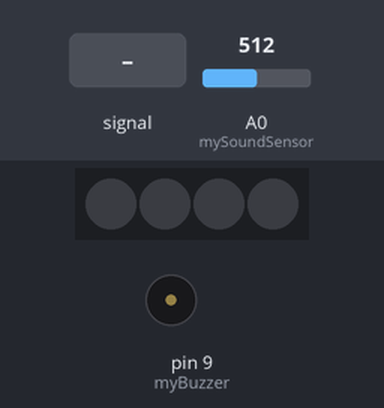
Recording of a sketch running on a simulated Arduino Uno, built with avr-gcc and run on an emulated ATmega328P. On the bench: 4 RGB LEDs in strip order, left to right, buzzer (waves = sounding). The inputs (shaded band) are chosen by the test bench; at power-on: A0 (mySoundSensor) = 512. Dim RGB values are drawn brighter than linear.

Above: at 1.2 s.
1.3 s: A0 (mySoundSensor) fed a 200 Hz sine of ±255 counts around its level
At 1.7 s:
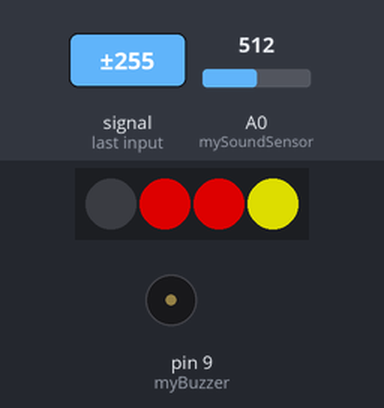
At 2.5 s:
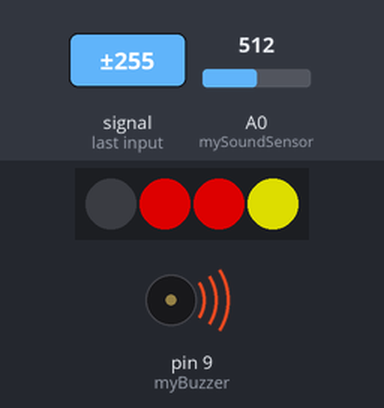
Timing chart, 0 to 10.3 s (numbered marks = the images above; inputs shaded):
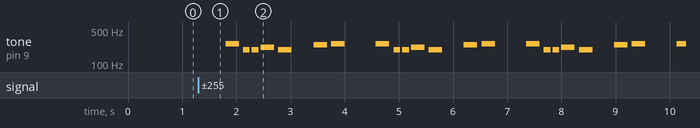

The sketch:

led_control.ino
```cpp
/*

* Main Arduino

* Version 20190703

* Read sound data every 0.1 sec

* If sound is larger than LOUD_SOUND,

* buzzer_melody, led_blink

*/

#include "pitches.h"

#include <Adafruit_NeoPixel.h>
#ifdef __AVR__
#include <avr/power.h> // Required for 16 MHz Adafruit Trinket
#endif

#define LED_PIN  6 // On Trinket or Gemma, suggest changing this to 1
#define LED_COUNT 4 // LED 갯수
#define BRIGHTNESS 255

Adafruit_NeoPixel pixels(LED_COUNT, LED_PIN, NEO_GRB + NEO_KHZ800);
#define delayVAL 500

// Argument 1 = Number of pixels in NeoPixel strip
// Argument 2 = Arduino pin number (most are valid)
// Argument 3 = Pixel type flags, add together as needed:
//  NEO_KHZ800  800 KHz bitstream (most NeoPixel products w/WS2812 LEDs)
//  NEO_KHZ400  400 KHz (classic 'v1' (not v2) FLORA pixels, WS2811 drivers)
//  NEO_GRB    Pixels are wired for GRB bitstream (most NeoPixel products)
//  NEO_RGB    Pixels are wired for RGB bitstream (v1 FLORA pixels, not v2)
//  NEO_RGBW    Pixels are wired for RGBW bitstream (NeoPixel RGBW products)


const int LOUD_SOUND = 650;

const int mySoundSensor = A0;

const int myBuzzer = 9;

const int subArduino = 7;


void setup() {

  pinMode(mySoundSensor, INPUT);

  Serial.begin(9600);

  #if defined(__AVR_ATtiny85__) && (F_CPU == 16000000)
  clock_prescale_set(clock_div_1);
  #endif
  // END of Trinket-specific code.

  pixels.setBrightness(BRIGHTNESS);
  pixels.begin(); // INITIALIZE NeoPixel strip object (REQUIRED)


}


void loop() {

  int readSound = analogRead(A0);


  if(readSound > LOUD_SOUND)

  {

    digitalWrite(subArduino,HIGH);

    led_();

    buzzer_melody();

  }

}


void led_()

{
  pixels.clear();

  pixels.setPixelColor(1, pixels.Color(150, 0, 0));
  pixels.setPixelColor(2, pixels.Color(150, 0, 0));
  pixels.setPixelColor(3, pixels.Color(150, 150, 0));
  pixels.setPixelColor(4, pixels.Color(150, 150, 150));

  pixels.show();  // Send the updated pixel colors to the hardware.

  delay(delayVAL); // Pause before next pass through loop


}


void buzzer_melody()

{

    int melody[] = {

    NOTE_C4, NOTE_G3, NOTE_G3, NOTE_A3, NOTE_G3, 0, NOTE_B3, NOTE_C4

  };


    int noteDurations[] = {

    4, 8, 8, 4, 4, 4, 4, 4

  };


    for (int thisNote = 0; thisNote < 8; thisNote++) {


    int noteDuration = 1000 / noteDurations[thisNote];

    tone(myBuzzer, melody[thisNote], noteDuration);


    int pauseBetweenNotes = noteDuration * 1.30;

    delay(pauseBetweenNotes);

    noTone(myBuzzer);

  }

}
```

Measured:
- after the input at 1.3 s, tone on pin 9 (myBuzzer): silent → 262 Hz after 0.50 s, then repeats every 2.8 s: silent 0.08 s, 2 × (196 Hz 0.13 s, silent 0.04 s), 220 Hz 0.25 s, silent 0.08 s, 196 Hz 0.25 s, silent 0.40 s, 247 Hz 0.25 s, silent 0.08 s, 262 Hz 0.25 s, silent 0.58 s, 262 Hz 0.25 s
